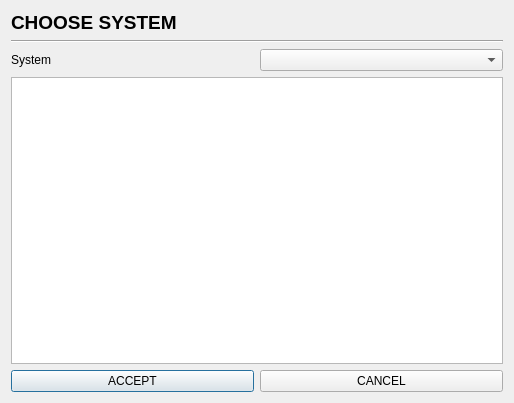
<?xml version="1.0" encoding="UTF-8"?>
<ui version="4.0">
 <class>Dialog_SystemSelection</class>
 <widget class="QDialog" name="Dialog_SystemSelection">
  <property name="geometry">
   <rect>
    <x>0</x>
    <y>0</y>
    <width>514</width>
    <height>403</height>
   </rect>
  </property>
  <property name="windowTitle">
   <string>Dialog</string>
  </property>
  <layout class="QVBoxLayout" name="verticalLayout_2">
   <item>
    <widget class="QLabel" name="dialogTitle">
     <property name="font">
      <font>
       <pointsize>14</pointsize>
       <bold>true</bold>
      </font>
     </property>
     <property name="text">
      <string>CHOOSE SYSTEM</string>
     </property>
    </widget>
   </item>
   <item>
    <widget class="Line" name="separatorLine">
     <property name="font">
      <font>
       <pointsize>14</pointsize>
      </font>
     </property>
     <property name="orientation">
      <enum>Qt::Horizontal</enum>
     </property>
    </widget>
   </item>
   <item>
    <layout class="QHBoxLayout" name="horizontalLayout">
     <item>
      <widget class="QLabel" name="selectorTitle">
       <property name="text">
        <string>System</string>
       </property>
      </widget>
     </item>
     <item>
      <widget class="QComboBox" name="selectorBox"/>
     </item>
    </layout>
   </item>
   <item>
    <widget class="QPlainTextEdit" name="detailTextBox"/>
   </item>
   <item>
    <layout class="QHBoxLayout" name="horizontalLayout_2">
     <item>
      <widget class="QPushButton" name="acceptButton">
       <property name="text">
        <string>ACCEPT</string>
       </property>
      </widget>
     </item>
     <item>
      <widget class="QPushButton" name="cancelButton">
       <property name="text">
        <string>CANCEL</string>
       </property>
      </widget>
     </item>
    </layout>
   </item>
  </layout>
 </widget>
 <resources/>
 <connections/>
</ui>
